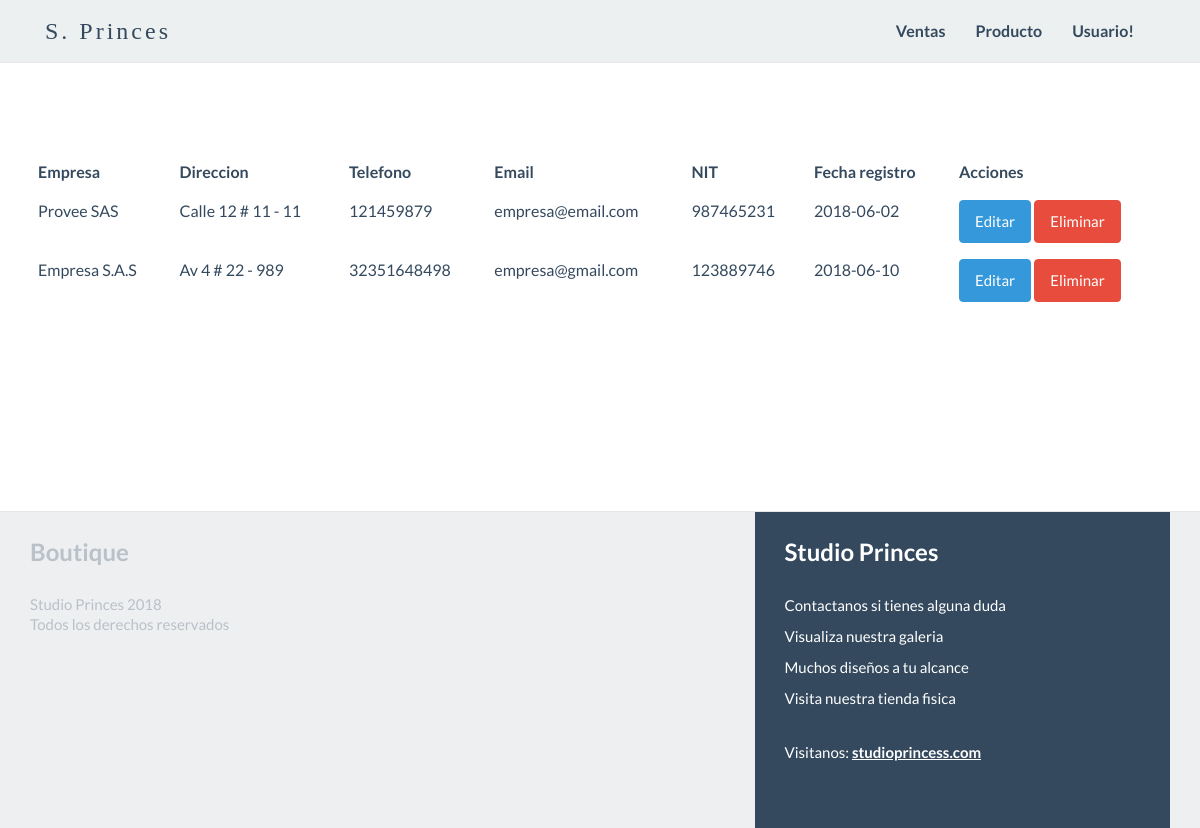
/views/proveedores.php (signed in), run on an earlier commit of the app's database.
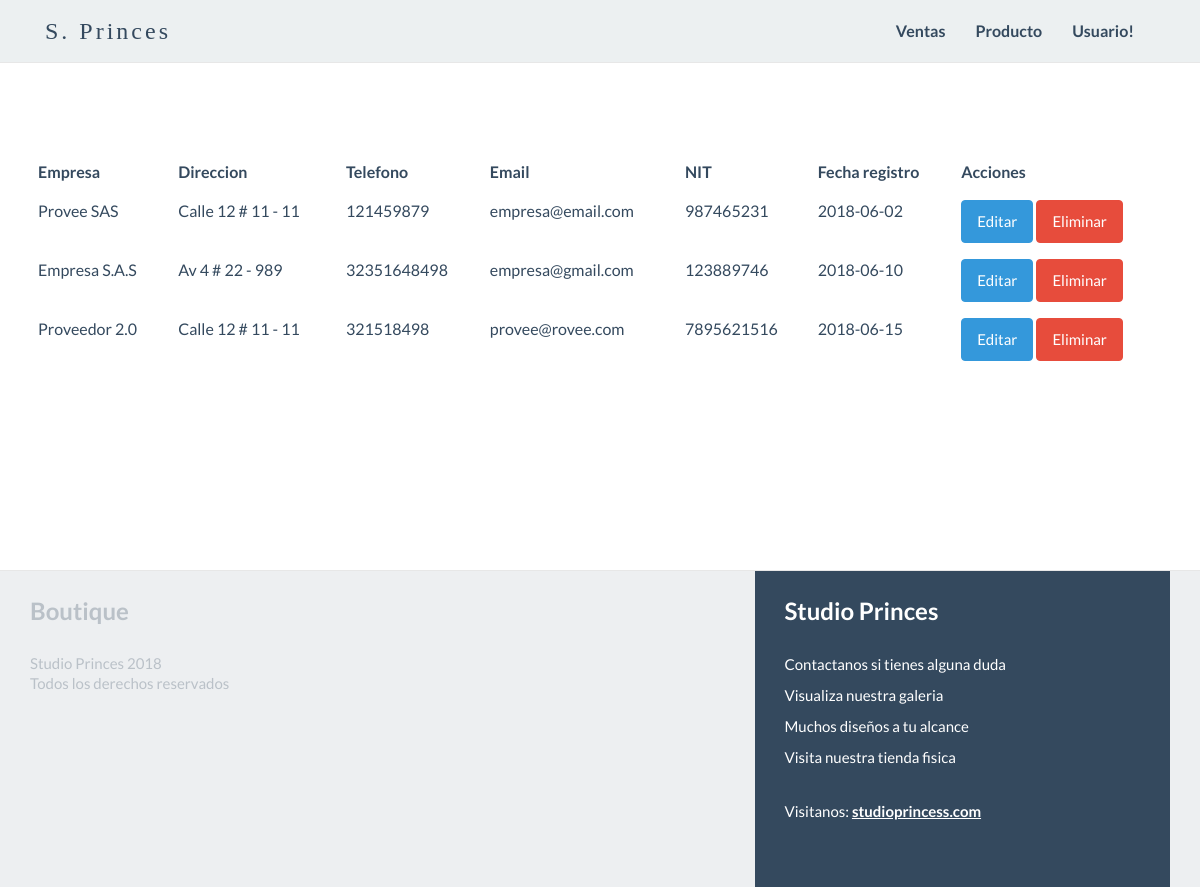
And on a later commit of the database.
### tables this page shows
CREATE TABLE `proveedor` (
  `id` int(11) NOT NULL,
  `empresa` varchar(45) NOT NULL,
  `direccion` varchar(45) NOT NULL,
  `telefono` varchar(45) NOT NULL,
  `correoempresa` varchar(45) NOT NULL,
  `nit` varchar(45) NOT NULL,
  `fecharegistro` date NOT NULL
);

### controlador/proveedorController.php (called while the page is built, shortened)
<?php
require_once('../modelos/proveedor.php');
class proveedorController {
		public function getProveedoresController()
		{
			$this->proveedor = new proveedor();
			return $this->proveedor->getProveedores();
		}
}

### DB/db.php (called while the page is built, shortened)
<?php
    class Conectar {
        public static function conectarBD()
        {
            $con=@mysqli_connect('localhost', 'root', '', 'erpstudioprincess');
            return $con;
        }
    }
?>

### modelos/proveedor.php (called while the page is built, shortened)
<?php
require_once('../DB/db.php');
class proveedor {
    public function getProveedores()
    {
        try{
            $this->conectar = Conectar::conectarBD();
            $sql = "SELECT * from proveedor";
            $query = mysqli_query($this->conectar,$sql);
            if($query==true){
                return $query;
            }
        }catch(Exception $e){
            return null;
        }
    }
}

### views/proveedores.php (shortened to what this page needs)
<?php
  require_once('../controlador/empleadoController.php');
  $empleadoController = new empleadoController();
?>
 <!DOCTYPE html>
 <html>
<head>
    <link href="../css/bootstrap.min.css" rel="stylesheet">
    <link href="../font-awesome/css/font-awesome.min.css" rel="stylesheet">
    <link href="../css/general.css" rel="stylesheet">
    <link href="../css/custom.css" rel="stylesheet">
	  <link href="../css/owl.carousel.css" rel="stylesheet">
    <link href="../css/owl.theme.css" rel="stylesheet">
	  <link href="../css/style.css" rel="stylesheet">
	  <link href="../css/animate.css" rel="stylesheet">
	<link rel="stylesheet" href="../css/magnific-popup.css">
</head>
<body id="home">
	<?php $menu = $empleadoController->getMenu($_SESSION['id'],$_SESSION['rol']);  ?>
	<div id="whatis" class="content-section-b" >
			<div id="admin" class="container">
			<div class="row">
        <?php require_once('tablas/tablaProveedores.php'); ?>
			</div>
		</div>
	</div>
	<footer>
      <div class="container">
        <div class="row">
          <div class="col-md-7">
            <h3 class="footer-title">Boutique</h3>
            <p>Studio Princes <?php echo date('Y'); ?>  <br/>
              Todos los derechos reservados<br/>
            </p>
          </div>
          <div class="col-md-5">
            <div class="footer-banner">
              <h3 class="footer-title">Studio Princes</h3>
              <ul>
                <li>Contactanos si tienes alguna duda</li>
                <li>Visualiza nuestra galeria</li>
                <li>Muchos diseños a tu alcance</li>
                <li>Visita nuestra tienda fisica</li>
              </ul>
              Visitanos: <a href="http://www.studioprinces.com" target="_blank">studioprincess.com</a>
            </div>
          </div>
        </div>
      </div>
  </footer>
</body>
</html>

### controlador/empleadoController.php (shortened to what this page needs)
<?php
require_once('../modelos/empleado.php');
class empleadoController {
    public function getMenu($ID , $ROL)
    {
        $empleado = new Empleado();
        echo $empleado->getMenuRol($ID,$ROL);
    }
}
?>

### modelos/empleado.php (shortened to what this page needs)
<?php
require_once('../DB/db.php');
class Empleado {
		public function getMenuRol($ID,$ROL)
		{
			if($ID!=null || $ID!=''){
				if(strcmp($ROL,'admin')==0){
					echo '<nav class="navbar-default" role="navigation">
					<div class="container">
						<div class="navbar-header">
							<button type="button" class="navbar-toggle" data-toggle="collapse" data-target=".navbar-ex1-collapse">
								<span class="sr-only">Toggle navigation</span>
								<span class="icon-bar"></span>
								<span class="icon-bar"></span>
								<span class="icon-bar"></span>
							</button>
							<a class="navbar-brand" href="panel_administrativo.php">S. Princes</a>
						</div>
						<div id="menu" class="collapse navbar-collapse navbar-right navbar-ex1-collapse">
							<ul class="nav navbar-nav">
								<li class="menuItem"><a href="#whatis">Registros</a>
									 <ul id="menuRegistro" class="submenu" style="display:none;">
										 	<li id=""><a href="registrarCliente.php">Registro Cliente</a> </li>
											<li id=""><a href="registrarEmpleado.php">Registro empleado</a> </li>
											<li id=""><a href="registrarProveedor.php">Registro proveedor</a> </li>
										 	<li id=""><a href="registrarProducto.php">Registro producto</a> </li>
									</ul>
								</li>
								<li class="menuItem"><a href="#useit">Clientes</a>
									<ul id="menuRegistro" class="submenu" style="display:none;">
										 <li id="tablaClienteLink"><a href="">Listar clientes</a> </li>
										 <li id="regClientelink"><a href="">Registrar clientes</a> </li>
									</ul>
								</li>
								<li class="menuItem"><a href="#useit">Empleados</a>
									<ul id="menuRegistro" class="submenu" style="display:none;">
										 <li id="tablaEmpleadoLink"><a href="">Listar empleados</a> </li>
										 <li id="regEmpleadolink"><a href="">Registrar empleados</a> </li>
									</ul>
								</li>
								<li class="menuItem"><a href="#screen">Producto</a>
									<ul id="menuRegistro" class="submenu" style="display:none;">
										 <li id="tablaProductolink"><a href="">Listar productos</a> </li>
										<li id="regProductolink"><a href="">Registrar productos</a> </li>
									</ul>
								</li>
								<li class="menuItem"><a href="#screen">Proveedores</a>
									<ul id="menuRegistro" class="submenu" style="display:none;">
										 <li id=""><a href="proveedores.php">Listar Proveedores</a> </li>
									</ul>
								</li>
								<li class="menuItem"><a href="#contact">Usuario!</a>
									<ul id="menuUsuario" class="submenu" style="display:none;">
										<li id="email">'. $_SESSION['email'] .'</li>
										<form action="" method="post">
											<input type="hidden" id="" name="" value="<?php echo $ID; ?>">
											<li id="perfil"><a href="miperfil.php">Mi perfil</a></li>
										</form>
										<form action="">
											<li id="salirAdmin"><a href="">Salir</a></li>
											<input type="hidden" value="'.  $_SESSION['id']. ' " id ="IDadminSalir" name="IDadminSalir">
										</form>
									</ul>
								</li>
							</ul>
						</div>
					</div>
				</nav> ';
			}
			else if(strcmp($ROL,'vendedor')==0){
					echo '
					<nav class="navbar-default" role="navigation">
						<div class="container">
							<div class="navbar-header">
								<a class="navbar-brand" href="panel_empleado.php">S. Princes</a>
							</div>
							<div id="menu" class="collapse navbar-collapse navbar-right navbar-ex1-collapse">
								<ul class="nav navbar-nav">
									<li class="menuItem"><a href="#whatis">Ventas</a>
									</li>
									<li class="menuItem"><a href="#screen">Producto</a>
									</li>
									<li class="menuItem"><a href="#contact">Usuario!</a>
											<li id="email">'. $_SESSION['email'] . '</li>
												<input type="hidden" id="idEmpleadoLogin" name="idEmpleadoLogin" value="'. $_SESSION['id'].' ">
												<input type="hidden" value="'. $_SESSION['id'].' " id ="IDempleadoSalir" name="IDempleadoSalir">
									</li>
								</ul>
							</div>
						</div>
					</nav> ';
			}
			else if(strcpm($ROL,'contador')){
				echo "null";
			}
		}
		else{
				header('location:../404.php');
				die();
		}
	}
}

### views/tablas/tablaProveedores.php (shortened to what this page needs)
<?php require_once('../controlador/proveedorController.php'); ?>
<?php $productos = new proveedorController(); ?>
<?php $proveedores = $productos->getProveedoresController(); ?>
  <?php if(empty($proveedores)){  ?>
    <div class="container col-xs-12 text-center">
      <div class="form-group row">
        <h4>No se encontraron resultados</h4>
      </div>
    </div>
  <?php }else{ ?>
<div class="table-responsive container" id="tablaProveedores">
<table class="table table-hover ">
  <thead>
    <tr>
      <th scope="col">Empresa</th>
      <th scope="col">Direccion</th>
      <th scope="col">Telefono</th>
      <th scope="col">Email</th>
      <th scope="col">NIT</th>
      <th scope="col">Fecha registro</th>
      <th scope="col">Acciones</th>
    </tr>
  </thead>
  <tbody>
  <?php while($row = mysqli_fetch_row($proveedores)) { ?>
    <tr>
      <td scope="row"> <?php echo $row[1]; ?> </td>
      <td><?php echo $row[2]; ?></td>
      <td><?php echo $row[3]; ?></td>
      <td><?php echo $row[4]; ?></td>
      <td><?php echo $row[5]; ?></td>
      <td><?php echo $row[6]; ?></td>
      <td>
       <form action="editarPerfilProveedor.php" method="GET" >
          <input type="submit" class="btn btn-info" value="Editar">
          <button type="button" class="btn btn-danger" data-id="<?php echo $row[0]; ?>" id="IDproveedorEliminar" name="IDproveedorEliminar" >Eliminar</button>
       </form>
      </td>
    </tr>
    <?php } ?>
  </tbody>
</table>
</div>
  <?php } ?>

### css/general.css (style rules this page uses)
body, html { height: 100%; width: 100%; overflow-x:hidden; }
.navbar-default { position: relative; min-height: 60px; width: 100%; z-index: 999; }
.navbar-default .navbar-nav>li>a { color: #ffffff; }
.navbar-default .navbar-brand { color: #ffffff; }
.navbar-brand { font-family: arvo; letter-spacing: 3px; font-weight: 400 !important; }
.content-section-b { border-top: 1px solid #e7e7e7; border-bottom: 1px solid #e7e7e7; padding: 90px 0; }
footer { background-color: #f8f8f8; padding: 50px 0; }

What changed in the data, as far as the page shows it:
added proveedor: empresa "Proveedor 2.0", direccion "Calle 12 # 11 - 11", telefono "321518498", correoempresa "provee@rovee.com", nit "7895621516", fecharegistro "2018-06-15"
